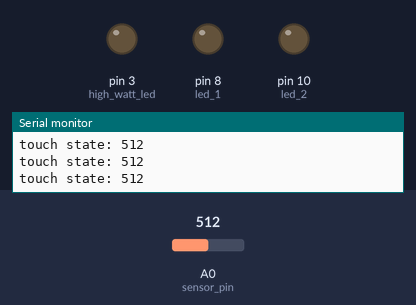
A sketch run on a simulated Arduino Uno, built with avr-gcc and run on an emulated ATmega328P. Parts: output pins drawn as LEDs (lit = HIGH), the last lines printed to the serial monitor. The test bench sets the inputs (shaded band); at power-on: A0 (sensor_pin) = 512.

Above: at 1.2 s.
1.3 s: A0 (sensor_pin) set to 1005
4.3 s: A0 (sensor_pin) set to 1023
At 5.4 s:
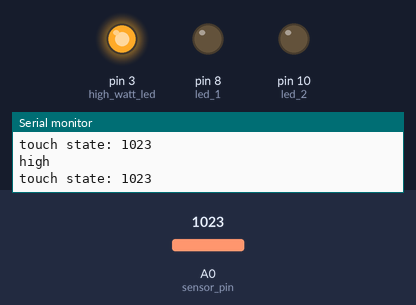
Timing chart, 0 to 7.3 s (numbered marks = the images above; inputs shaded):
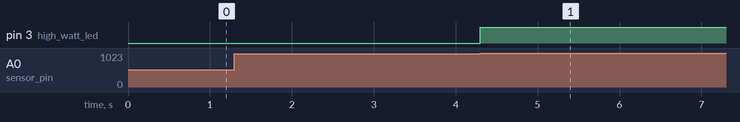

Measured:
- the behaviour switches between 1022 and 1023 on A0 (sensor_pin) (found by bisection; images 0 and 1)
- after the input at 4.3 s, pin 3 (high_watt_led): LOW → HIGH at once

The sketch:

022319_sconce_v2.ino
```cpp
/* Key Sconce: Touch Sensor with High Watt LED + Transistor
 *  version 2
 *  02/23/19
 *  Emily Lin
 */

int sensor_pin = A0;
int led_1 = 8;
int led_2 = 10;
int high_watt_led = 3;

int touch_state;

void setup() {
  Serial.begin(9600);
  pinMode(led_1, OUTPUT);
  pinMode(led_2, OUTPUT);
  pinMode(high_watt_led, OUTPUT);
}

void loop() {
  touch_state = analogRead(sensor_pin);

  // if sensor pin is pressed, turn on high watt led
  if (touch_state == 1023){
    digitalWrite(high_watt_led, HIGH);
    Serial.println("high");
  } else {
    digitalWrite(high_watt_led, LOW);
  }

 /*
  // if sensorPin is pressed, turn on led1
  if (touchState == 1023){
    digitalWrite(led_1, HIGH);
  } else {
    digitalWrite(led_1, LOW);
  }
*/

  // serial print touch state
  Serial.print("touch state: ");
  Serial.println(touch_state);

}
```
